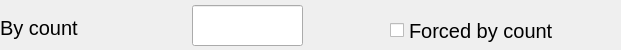
    <widget class="QWidget" name="gbByCount" native="true">
     <property name="geometry">
      <rect>
       <x>30</x>
       <y>300</y>
       <width>621</width>
       <height>50</height>
      </rect>
     </property>
     <property name="font">
      <font>
       <pointsize>15</pointsize>
      </font>
     </property>
     <widget class="QLabel" name="lblByCount">
      <property name="geometry">
       <rect>
        <x>0</x>
        <y>9</y>
        <width>191</width>
        <height>31</height>
       </rect>
      </property>
      <property name="sizePolicy">
       <sizepolicy hsizetype="Fixed" vsizetype="Fixed">
        <horstretch>0</horstretch>
        <verstretch>0</verstretch>
       </sizepolicy>
      </property>
      <property name="font">
       <font>
        <pointsize>15</pointsize>
       </font>
      </property>
      <property name="text">
       <string>By count</string>
      </property>
      <property name="alignment">
       <set>Qt::AlignBottom|Qt::AlignLeading|Qt::AlignLeft</set>
      </property>
     </widget>
     <widget class="hobart::numericLineEdit" name="txtByCount">
      <property name="geometry">
       <rect>
        <x>192</x>
        <y>5</y>
        <width>111</width>
        <height>41</height>
       </rect>
      </property>
      <property name="sizePolicy">
       <sizepolicy hsizetype="Fixed" vsizetype="Fixed">
        <horstretch>0</horstretch>
        <verstretch>0</verstretch>
       </sizepolicy>
      </property>
      <property name="minimumSize">
       <size>
        <width>111</width>
        <height>41</height>
       </size>
      </property>
      <property name="maximumSize">
       <size>
        <width>111</width>
        <height>41</height>
       </size>
      </property>
      <property name="font">
       <font>
        <pointsize>19</pointsize>
       </font>
      </property>
      <property name="text">
       <string/>
      </property>
      <property name="maxLength">
       <number>3</number>
      </property>
     </widget>
     <widget class="QCheckBox" name="chkForcedByCount">
      <property name="geometry">
       <rect>
        <x>390</x>
        <y>10</y>
        <width>191</width>
        <height>41</height>
       </rect>
      </property>
      <property name="sizePolicy">
       <sizepolicy hsizetype="Fixed" vsizetype="Fixed">
        <horstretch>0</horstretch>
        <verstretch>0</verstretch>
       </sizepolicy>
      </property>
      <property name="minimumSize">
       <size>
        <width>191</width>
        <height>41</height>
       </size>
      </property>
      <property name="maximumSize">
       <size>
        <width>191</width>
        <height>41</height>
       </size>
      </property>
      <property name="font">
       <font>
        <pointsize>15</pointsize>
       </font>
      </property>
      <property name="styleSheet">
       <string notr="true"/>
      </property>
      <property name="text">
       <string>Forced by count</string>
      </property>
     </widget>
    </widget>
